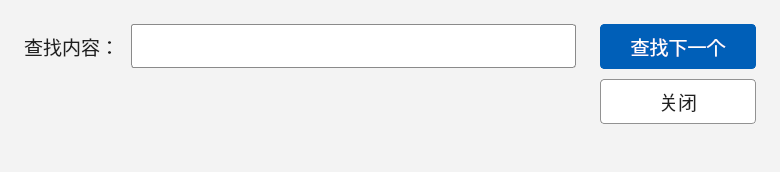
<?xml version='1.0' encoding='utf-8'?>
<ui version="4.0">
 <class>FindDialog</class>
 <widget class="QDialog" name="FindDialog">
  <property name="geometry">
   <rect>
    <x>0</x>
    <y>0</y>
    <width>780</width>
    <height>172</height>
   </rect>
  </property>
  <property name="windowTitle">
   <string>查找</string>
  </property>
  <property name="font">
   <font>
    <family>Microsoft YaHei UI</family>
    <pointsize>14</pointsize>
    <bold>false</bold>
   </font>
  </property>
  <property name="styleSheet">
   <string>QDialog { background: #f3f3f3; color: #202020; }
QLabel { color: #202020; background: transparent; }
QLineEdit { background: #ffffff; color: #202020; border: 1px solid #8a8a8a; border-radius: 3px; padding: 8px 10px; min-height: 26px; selection-background-color: #005fb8; selection-color: white; }
QLineEdit:focus { border: 2px solid #005fb8; padding: 7px 9px; }
QPushButton { color: #202020; background: #ffffff; border: 1px solid #929292; border-radius: 4px; padding: 7px 16px; min-height: 28px; }
QPushButton:hover { background: #e6eff8; border-color: #005fb8; }
QPushButton:pressed { background: #cddff2; }
QPushButton:focus { border: 2px solid #005fb8; padding: 6px 15px; }
QPushButton#pushButtonOk, QPushButton#pushButtonFindNext, QPushButton#pushButtonReplace { background: #005fb8; color: #ffffff; border-color: #005fb8; }
QPushButton#pushButtonOk:hover, QPushButton#pushButtonFindNext:hover, QPushButton#pushButtonReplace:hover { background: #004d96; }
QPushButton#pushButtonOk:pressed, QPushButton#pushButtonFindNext:pressed, QPushButton#pushButtonReplace:pressed { background: #003d76; }
QPushButton#pushButtonOk:focus, QPushButton#pushButtonFindNext:focus, QPushButton#pushButtonReplace:focus { border-color: #80bfff; }
</string>
  </property>
  <layout class="QHBoxLayout" name="horizontalLayout">
   <property name="leftMargin">
    <number>24</number>
   </property>
   <property name="topMargin">
    <number>24</number>
   </property>
   <property name="rightMargin">
    <number>24</number>
   </property>
   <property name="bottomMargin">
    <number>24</number>
   </property>
   <property name="spacing">
    <number>24</number>
   </property>
   <item>
    <layout class="QVBoxLayout" name="formLayout">
     <item>
      <layout class="QGridLayout" name="gridLayout">
       <property name="horizontalSpacing">
        <number>12</number>
       </property>
       <property name="verticalSpacing">
        <number>14</number>
       </property>
       <item row="0" column="0">
        <widget class="QLabel" name="labelFind">
         <property name="text">
          <string>查找内容：</string>
         </property>
         <property name="buddy">
          <cstring>lineEditFind</cstring>
         </property>
         <property name="alignment">
          <enum>Qt::AlignRight|Qt::AlignVCenter</enum>
         </property>
        </widget>
       </item>
       <item row="0" column="1">
        <widget class="QLineEdit" name="lineEditFind">
         <property name="clearButtonEnabled">
          <bool>true</bool>
         </property>
        </widget>
       </item>
      </layout>
     </item>
     <item>
      <spacer name="formSpacer">
       <property name="orientation">
        <enum>Qt::Vertical</enum>
       </property>
       <property name="sizeHint">
        <size>
         <width>0</width>
         <height>0</height>
        </size>
       </property>
      </spacer>
     </item>
    </layout>
   </item>
   <item>
    <layout class="QVBoxLayout" name="buttonLayout">
     <item>
      <widget class="QPushButton" name="pushButtonFindNext">
       <property name="text">
        <string>查找下一个</string>
       </property>
       <property name="default">
        <bool>true</bool>
       </property>
       <property name="minimumSize">
        <size>
         <width>156</width>
         <height>44</height>
        </size>
       </property>
      </widget>
     </item>
     <item>
      <widget class="QPushButton" name="pushButtonClose">
       <property name="text">
        <string>关闭</string>
       </property>
       <property name="minimumSize">
        <size>
         <width>156</width>
         <height>44</height>
        </size>
       </property>
      </widget>
     </item>
     <property name="spacing">
      <number>10</number>
     </property>
     <item>
      <spacer name="buttonSpacer">
       <property name="orientation">
        <enum>Qt::Vertical</enum>
       </property>
       <property name="sizeHint">
        <size>
         <width>0</width>
         <height>0</height>
        </size>
       </property>
      </spacer>
     </item>
    </layout>
   </item>
  </layout>
  <property name="minimumSize">
   <size>
    <width>780</width>
    <height>172</height>
   </size>
  </property>
 </widget>
 <tabstops>
  <tabstop>lineEditFind</tabstop>
  <tabstop>pushButtonFindNext</tabstop>
  <tabstop>pushButtonClose</tabstop>
 </tabstops>
 <resources />
 <connections>
  </connections>
</ui>
